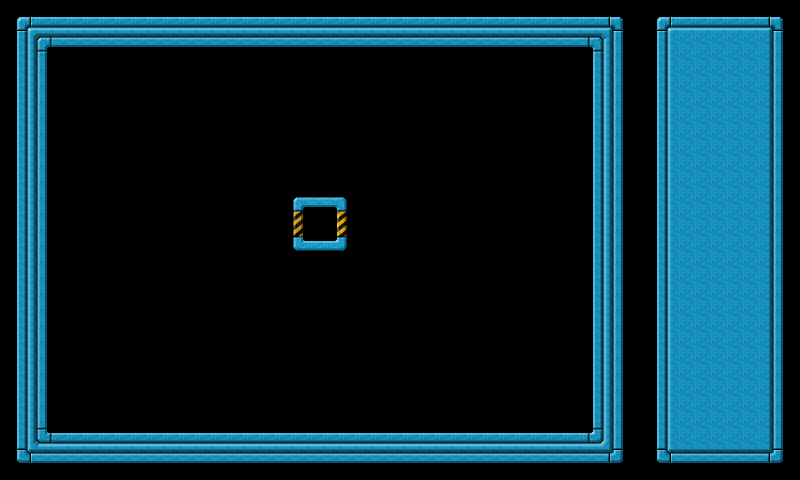

The image is a tile-based game level rendered from a .tmx file. Its description and source (layers, tilesets, objects; grid data summarised) follow:
An orthogonal 25x15 tile map with 32x32 px tiles, 2 tile layers (background, controlpanel) and 43 objects (wall001, wall002, wall003, wall004, star001, ...).

<map version="1.0" orientation="orthogonal" width="25" height="15" tilewidth="32" tileheight="32">
 <tileset firstgid="1" name="tileset" tilewidth="32" tileheight="32">
  <image source="tileset.png" width="160" height="448" />
 </tileset>
 <layer name="background" width="20" height="15">
  <data>[300 cells, 300 non-empty, 18 distinct tile ids]</data>
 </layer>
 <layer name="controlpanel" width="25" height="15">
  <data>[375 cells, 75 non-empty, 9 distinct tile ids]</data>
 </layer>
 <objectgroup name="objects" width="20" height="15">
  <object name="wall001" x="0" y="0" width="592" height="48">
   <properties>
    <property name="objClass" value="wall" />
   </properties>
  </object>
  <object name="wall002" x="592" y="0" width="48" height="432">
   <properties>
    <property name="objClass" value="wall" />
   </properties>
  </object>
  <object name="wall003" x="48" y="432" width="592" height="48">
   <properties>
    <property name="objClass" value="wall" />
   </properties>
  </object>
  <object name="wall004" x="0" y="48" width="48" height="432">
   <properties>
    <property name="objClass" value="wall" />
   </properties>
  </object>
  <object name="star001" x="136" y="136" width="16" height="16">
   <properties>
    <property name="objClass" value="star" />
   </properties>
  </object>
  <object name="star002" x="200" y="136" width="16" height="16">
   <properties>
    <property name="objClass" value="star" />
   </properties>
  </object>
  <object name="star003" x="264" y="136" width="16" height="16">
   <properties>
    <property name="objClass" value="star" />
   </properties>
  </object>
  <object name="star004" x="360" y="136" width="16" height="16">
   <properties>
    <property name="objClass" value="star" />
   </properties>
  </object>
  <object name="star005" x="424" y="136" width="16" height="16">
   <properties>
    <property name="objClass" value="star" />
   </properties>
  </object>
  <object name="star006" x="488" y="136" width="16" height="16">
   <properties>
    <property name="objClass" value="star" />
   </properties>
  </object>
  <object name="star007" x="520" y="200" width="16" height="16">
   <properties>
    <property name="objClass" value="star" />
   </properties>
  </object>
  <object name="star008" x="520" y="232" width="16" height="16">
   <properties>
    <property name="objClass" value="star" />
   </properties>
  </object>
  <object name="star009" x="456" y="200" width="16" height="16">
   <properties>
    <property name="objClass" value="star" />
   </properties>
  </object>
  <object name="star010" x="456" y="232" width="16" height="16">
   <properties>
    <property name="objClass" value="star" />
   </properties>
  </object>
  <object name="star011" x="392" y="200" width="16" height="16">
   <properties>
    <property name="objClass" value="star" />
   </properties>
  </object>
  <object name="star012" x="392" y="232" width="16" height="16">
   <properties>
    <property name="objClass" value="star" />
   </properties>
  </object>
  <object name="star013" x="488" y="296" width="16" height="16">
   <properties>
    <property name="objClass" value="star" />
   </properties>
  </object>
  <object name="star014" x="424" y="296" width="16" height="16">
   <properties>
    <property name="objClass" value="star" />
   </properties>
  </object>
  <object name="star015" x="360" y="296" width="16" height="16">
   <properties>
    <property name="objClass" value="star" />
   </properties>
  </object>
  <object name="star016" x="264" y="296" width="16" height="16">
   <properties>
    <property name="objClass" value="star" />
   </properties>
  </object>
  <object name="star017" x="200" y="296" width="16" height="16">
   <properties>
    <property name="objClass" value="star" />
   </properties>
  </object>
  <object name="star018" x="136" y="296" width="16" height="16">
   <properties>
    <property name="objClass" value="star" />
   </properties>
  </object>
  <object name="star019" x="232" y="232" width="16" height="16">
   <properties>
    <property name="objClass" value="star" />
   </properties>
  </object>
  <object name="star020" x="232" y="200" width="16" height="16">
   <properties>
    <property name="objClass" value="star" />
   </properties>
  </object>
  <object name="star021" x="168" y="200" width="16" height="16">
   <properties>
    <property name="objClass" value="star" />
   </properties>
  </object>
  <object name="star022" x="168" y="232" width="16" height="16">
   <properties>
    <property name="objClass" value="star" />
   </properties>
  </object>
  <object name="star023" x="104" y="232" width="16" height="16">
   <properties>
    <property name="objClass" value="star" />
   </properties>
  </object>
  <object name="star024" x="104" y="200" width="16" height="16">
   <properties>
    <property name="objClass" value="star" />
   </properties>
  </object>
  <object name="star025" x="136" y="360" width="16" height="16">
   <properties>
    <property name="objClass" value="star" />
   </properties>
  </object>
  <object name="star026" x="168" y="360" width="16" height="16">
   <properties>
    <property name="objClass" value="star" />
   </properties>
  </object>
  <object name="star027" x="296" y="360" width="16" height="16">
   <properties>
    <property name="objClass" value="star" />
   </properties>
  </object>
  <object name="star028" x="328" y="360" width="16" height="16">
   <properties>
    <property name="objClass" value="star" />
   </properties>
  </object>
  <object name="star029" x="456" y="360" width="16" height="16">
   <properties>
    <property name="objClass" value="star" />
   </properties>
  </object>
  <object name="star030" x="488" y="360" width="16" height="16">
   <properties>
    <property name="objClass" value="star" />
   </properties>
  </object>
  <object name="goal001" x="312" y="216" width="16" height="16">
   <properties>
    <property name="objClass" value="goal" />
   </properties>
   <ellipse />
  </object>
  <object name="badball001" x="98" y="66" width="29" height="29">
   <properties>
    <property name="objClass" value="badball" />
   </properties>
   <ellipse />
  </object>
  <object name="badball003" x="514" y="66" width="29" height="29">
   <properties>
    <property name="objClass" value="badball" />
   </properties>
   <ellipse />
  </object>
  <object name="badball006" x="514" y="386" width="29" height="29">
   <properties>
    <property name="objClass" value="badball" />
   </properties>
   <ellipse />
  </object>
  <object name="badball007" x="98" y="386" width="29" height="29">
   <properties>
    <property name="objClass" value="badball" />
   </properties>
   <ellipse />
  </object>
  <object name="goodball001" x="546" y="66" width="29" height="29">
   <properties>
    <property name="objClass" value="goodball" />
   </properties>
   <ellipse />
  </object>
  <object name="goodball002" x="546" y="386" width="29" height="29">
   <properties>
    <property name="objClass" value="goodball" />
   </properties>
   <ellipse />
  </object>
  <object name="goodball003" x="66" y="386" width="29" height="29">
   <properties>
    <property name="objClass" value="goodball" />
   </properties>
   <ellipse />
  </object>
  <object name="goodball004" x="66" y="66" width="29" height="29">
   <properties>
    <property name="objClass" value="goodball" />
   </properties>
   <ellipse />
  </object>
 </objectgroup>
</map>
